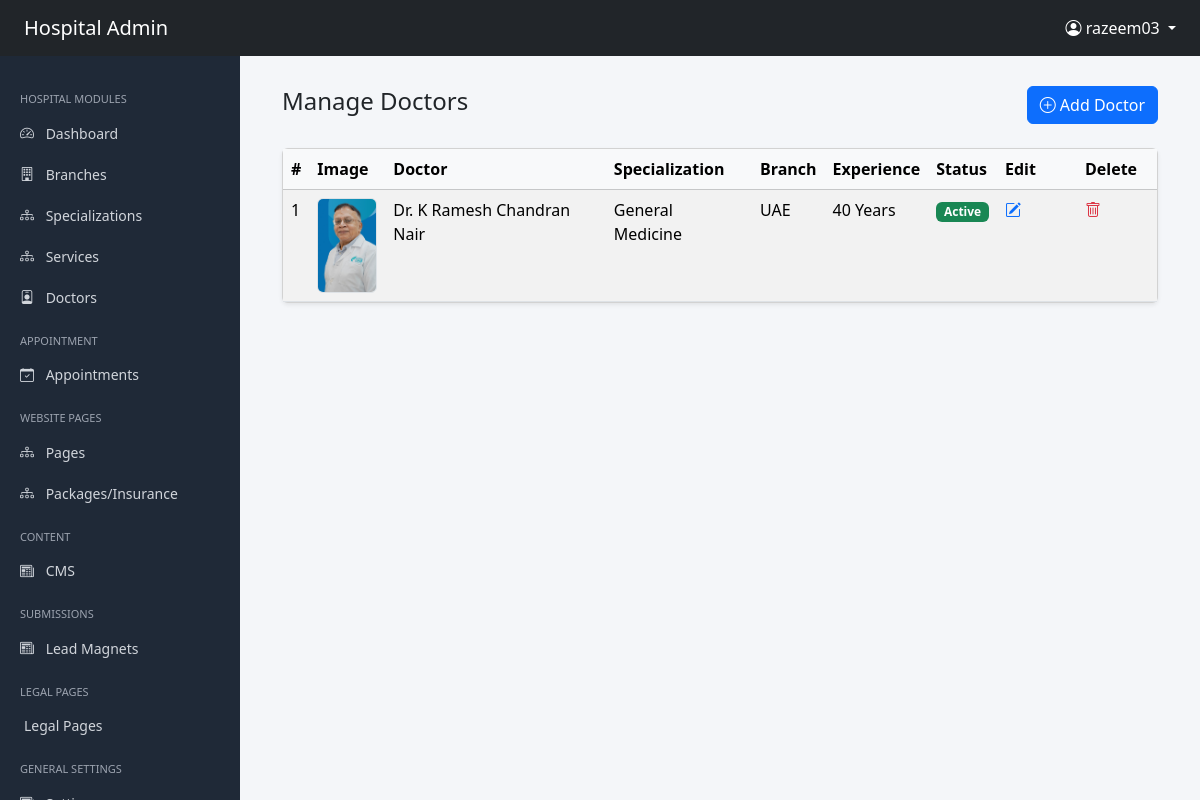
The app's page /administrator/doctors/ (signed in) with its own data.
### accounts/models.py (models this page shows, shortened)
class User(AbstractUser):
    phone_number = models.CharField(max_length=15, blank=True, null=True)
    is_admin = models.BooleanField(default=False)
    is_doctor = models.BooleanField(default=False)
    is_patient = models.BooleanField(default=True)

### administrator/models.py (models this page shows, shortened)
class SEOModel(models.Model):
    meta_title = models.CharField(max_length=255, blank=True)
    meta_description = models.TextField(blank=True)
    canonical_url = models.URLField(blank=True)
    primary_keywords = models.CharField(max_length=255, blank=True)
    secondary_keywords = models.CharField(max_length=255, blank=True)
    slug = models.SlugField(unique=True)
    og_title = models.CharField(max_length=255, blank=True)
    og_description = models.TextField(blank=True)
    og_image = models.ImageField(upload_to="seo/og/", blank=True, null=True)
    class Meta:
        abstract = True

class Doctor(SEOModel):
    user = models.OneToOneField(
        settings.AUTH_USER_MODEL,
        on_delete=models.CASCADE,
        related_name="doctor_profile"
    )
    branch = models.ForeignKey(
        Branch,
        on_delete=models.CASCADE,
        related_name="doctors"
    )
    specialization = models.ForeignKey(
        Specialization,
        on_delete=models.CASCADE,
        related_name="doctors"
    )
    hero_title=models.CharField(max_length=255, blank=True)
    hero_description=models.TextField(max_length=255, blank=True)
    doctor_hero_banner = models.ImageField(upload_to='uploads/doctors/', blank=True, null=True)
    doctor_hero_banner_alt = models.CharField(max_length=255, blank=True)
    designation = models.CharField(
        max_length=200,
        blank=True
    )
    years_of_experience = models.PositiveIntegerField(
        help_text="Years of experience"
    )
    profile_image = models.ImageField(
        upload_to="uploads/doctors/profile/",
        blank=True,
        null=True
    )
    profile_image_alt = models.CharField(max_length=255, blank=True)
    specialized_in = models.CharField(
        max_length=255,
        blank=True,
        help_text="Example: Heart Surgery, Angioplasty"
    )
    languages = models.CharField(
        max_length=255,
        blank=True,
        help_text="Example: English, Hindi, Malayalam"
    )
    procedures = models.TextField(
        blank=True,
        help_text="Major procedures performed"
    )
    success_rate = models.TextField(
        blank=True,
        null=True,
    )
    patients_treated = models.TextField(
        blank=True,
        null=True,
        help_text="Total patients treated"
    )
    short_bio = models.TextField(
        blank=True
    )
    full_bio = RichTextUploadingField(
        blank=True
    )
    is_active = models.BooleanField(
        default=True
    )
    is_deleted = models.BooleanField(
        default=False
    )
    created_at = models.DateTimeField(
        auto_now_add=True
    )
    updated_at = models.DateTimeField(
        auto_now=True
    )
    class Meta:
        ordering = ["user__first_name"]

class Specialization(SEOModel):
    branch = models.ForeignKey(
        Branch,
        on_delete=models.CASCADE,
        related_name='specializations'
    )
    name = models.CharField(max_length=200)
    short_description = models.TextField(blank=True)
    icon = models.ImageField(upload_to='uploads/specializations/', blank=True, null=True)
    featured_image = models.ImageField(upload_to='uploads/specializations/', blank=True, null=True)
    featured_image_alt = models.CharField(max_length=255, blank=True)
    hero_title = models.CharField(max_length=255, blank=True)
    hero_description = models.TextField(blank=True)
    hero_banner = models.ImageField(upload_to='uploads/specializations/', blank=True, null=True)
    hero_banner_alt = models.CharField(max_length=255, blank=True)
    main_title = models.CharField(max_length=255, blank=True)
    main_image = models.ImageField(upload_to='uploads/specializations/', blank=True, null=True)
    main_image_alt = models.CharField(max_length=255, blank=True)
    main_description = RichTextUploadingField(blank=True)
    secondary_title = models.CharField(max_length=255, blank=True)
    secondary_image = models.ImageField(upload_to='uploads/specializations/', blank=True, null=True)
    secondary_image_alt = models.CharField(max_length=255, blank=True)
    long_description_primary = RichTextUploadingField(blank=True)
    long_description_secondary = RichTextUploadingField(blank=True)
    is_active = models.BooleanField(default=True)
    is_deleted = models.BooleanField(default=False)
    created_at = models.DateTimeField(auto_now_add=True)
    updated_at = models.DateTimeField(auto_now=True)
    class Meta:
        ordering = ['-created_at']
        verbose_name = "Specialization"
        verbose_name_plural = "Specializations"

class Branch(models.Model):
    name = models.CharField(max_length=150)
    description = models.TextField(blank=True)
    is_active = models.BooleanField(default=True)
    created_at = models.DateTimeField(auto_now_add=True)

### administrator/views.py (the view)
# urls.py: path( 'doctors/',DoctorListView.as_view(),name="doctor-list"),
@method_decorator(admin_required, name='dispatch')
class DoctorListView(ListView):
    model = Doctor
    context_object_name = "doctors"
    template_name = 'administrator/doctor/list.html'
    ordering = ['-created_at']

### userapp/context_processors.py (called while the page is built)
def global_data(request):
    def get_menu(slug):
        return MenuGroup.objects.prefetch_related('items').filter(
            slug=slug,
            is_active=True
        ).first()
    settings = GlobalSettings.objects.first()
    social_links = SocialLink.objects.filter(is_active=True).order_by('order')
    legal_pages = LegalPage.objects.filter(is_active=True)
    return {
        'global_settings': settings,
         'social_links': social_links,
         'legal_pages':legal_pages,
        'main_menu': get_menu('main-menu'),
        'specialization_menu': get_menu('specialization-menu'),
        'quick_links_menu': get_menu('quick-links-menu'),
    }

### administrator/templates/administrator/doctor/list.html (shortened to what this page needs)
{% extends "administrator/shared/base.html" %}
{% block content %}
<div class="container-fluid">
    <div class="d-flex justify-content-between align-items-center mb-4">
        <h4>Manage Doctors</h4>
        <a href="{% url 'administrator:doctor_create' %}"
           class="btn btn-primary">
            <i class="bi bi-plus-circle"></i> Add Doctor
        </a>
    </div>
    <div class="card shadow-sm">
        <div class="card-body p-0">
            <table class="table table-striped table-hover mb-0">
                <thead class="table-light">
                    <tr>
                        <th>#</th>
                        <th>Image</th>
                        <th>Doctor</th>
                        <th>Specialization</th>
                        <th>Branch</th>
                        <th>Experience</th>
                        <th>Status</th>
                        <th width="80">Edit</th>
                        <th width="80">Delete</th>
                    </tr>
                </thead>
                <tbody>
                {% for doctor in doctors %}
                    <tr>
                        <td>{{ forloop.counter }}</td>
                        <td>
                            {% if doctor.profile_image %}
                                <img src="{{ doctor.profile_image.url }}"
                                     width="60"
                                     class="rounded border">
                            {% else %}
                                <span class="text-muted">No Image</span>
                            {% endif %}
                        </td>
                        <td>
                            Dr. {{ doctor.user.first_name }} {{ doctor.user.last_name }}
                        </td>
                        <td>
                            {{ doctor.specialization.name }}
                        </td>
                        <td>
                            {{ doctor.branch.name }}
                        </td>
                        <td>
                            {{ doctor.years_of_experience }} Years
                        </td>
                        <td>
                            {% if doctor.is_active %}
                                <span class="badge bg-success">
                                    Active
                                </span>
                            {% else %}
                                <span class="badge bg-secondary">
                                    Inactive
                                </span>
                            {% endif %}
                        </td>
                        <td>
                            <a href="{% url 'administrator:doctor-update' doctor.id %}"
                               class="text-primary">
                                <i class="bi bi-pencil-square"></i>
                            </a>
                        </td>
                        <td>
                            <a href="{% url 'administrator:doctor-delete' doctor.id %}"
                               class="text-danger"
                               onclick="return confirm('Delete this doctor?')">
                                <i class="bi bi-trash"></i>
                            </a>
                        </td>
                    </tr>
                {% empty %}
                    <tr>
                        <td colspan="9" class="text-center py-4">
                            No doctors found
                        </td>
                    </tr>
                {% endfor %}
                </tbody>
            </table>
        </div>
    </div>
</div>
{% endblock %}

### administrator/templates/administrator/shared/base.html (shortened to what this page needs)
<!DOCTYPE html>
<html lang="en">
<head>
<link href="https://cdn.jsdelivr.net/npm/bootstrap@5.3.2/dist/css/bootstrap.min.css" rel="stylesheet">
<link href="https://cdn.jsdelivr.net/npm/bootstrap-icons@1.11.1/font/bootstrap-icons.css" rel="stylesheet">
</head>
<body>
<nav class="navbar navbar-dark bg-dark px-4 navbar-fixed">
<span class="navbar-brand">Hospital Admin</span>
<div class="ms-auto">
{% if request.user.is_authenticated %}
<div class="dropdown">
<a class="text-white dropdown-toggle text-decoration-none"
href="#"
data-bs-toggle="dropdown">
<i class="bi bi-person-circle"></i>
{{ request.user.username }}
</a>
</div>
{% endif %}
</div>
</nav>
<div class="sidebar">
<div class="menu-title">Hospital Modules</div>
<a href="{% url 'administrator:dashboard' %}">
<i class="bi bi-speedometer2"></i> Dashboard
</a>
<a href="{% url 'administrator:branch-list' %}">
<i class="bi bi-building"></i> Branches
</a>
<a href="{% url 'administrator:specialization-list' %}">
<i class="bi bi-diagram-3"></i> Specializations
</a>
<a href="{% url 'administrator:service-list' %}">
<i class="bi bi-diagram-3"></i> Services
</a>
<a href="{% url 'administrator:doctor-list' %}">
<i class="bi bi-person-badge"></i> Doctors
</a>
<div class="menu-title">Appointment</div>
<a data-bs-toggle="collapse" href="#appointments">
<i class="bi bi-calendar-check"></i> Appointments
</a>
<div class="menu-title">Website Pages</div>
<a data-bs-toggle="collapse" href="#pages">
<i class="bi bi-diagram-3"></i> Pages
</a>
<a data-bs-toggle="collapse" href="#servicepages">
<i class="bi bi-diagram-3"></i> Packages/Insurance
</a>
<div class="menu-title">Content</div>
<a data-bs-toggle="collapse" href="#contenttype">
<i class="bi bi-newspaper"></i> CMS
</a>
<div class="menu-title">Submissions</div>
<a data-bs-toggle="collapse" href="#submissions">
<i class="bi bi-newspaper"></i> Lead Magnets
</a>
<div class="menu-title">Legal Pages</div>
<a href="{% url 'administrator:legal-list' %}" class="ps-4">Legal Pages</a>
<div class="menu-title">General Settings</div>
<a data-bs-toggle="collapse" href="#gensettings">
<i class="bi bi-newspaper"></i> Settings
</a>
</div>
<div class="main-content">
{% block content %}{% endblock %}
</div>
</body>
</html>

### administrator/templates/administrator/shared/base.html (style rules this page uses)
body { background:#f4f6f9; overflow-x:hidden; }
.sidebar { position:fixed; top:56px; left:0; height:100%; width:240px; background:#1f2937; padding-top:20px; overflow-y:auto; }
.sidebar a { color:#d1d5db; padding:10px 20px; display:block; text-decoration:none; font-size:14px; }
.sidebar .menu-title { color:#9ca3af; font-size:11px; padding:15px 20px 5px; text-transform:uppercase; }
.sidebar i { margin-right:8px; }
.main-content { margin-left:240px; padding:30px; }

### records on screen
User: user.username "razeem03"
Doctor: profile_image (picture), user.first_name "K Ramesh", user.last_name "Chandran Nair", specialization.name "General Medicine", branch.name "UAE", years_of_experience "40", is_active "Active"
